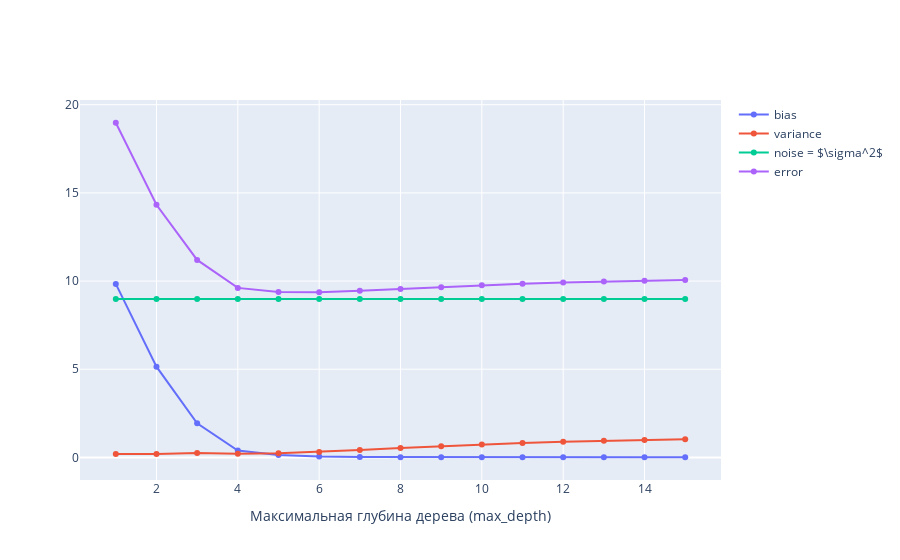

Notebook code cell kept with this figure:
### Code cell
plot_bias_variance(
    bias_variance_bagging, target_parameter_name="Tree depth",  
    target_parameter_values=bias_variance_bagging.apply(lambda r: r.parameters["max_depth"], axis=1)
)

### Figure 1 — Plotly figure (JSON) as saved in the notebook; plotly's stock layout.template omitted (floating-point values rounded to 4 significant figures)
{"data": [{"mode": "markers+lines", "name": "bias", "type": "scatter", "x": [1, 2, 3, 4, 5, 6, 7, 8, 9, 10, 11, 12, 13, 14, 15], "y": [9.837, 5.147, 1.931, 0.3912, 0.132, 0.04308, 0.01466, 0.008747, 0.007281, 0.008259, 0.008819, 0.009519, 0.01038, 0.01099, 0.01161]}, {"mode": "markers+lines", "name": "variance", "type": "scatter", "x": [1, 2, 3, 4, 5, 6, 7, 8, 9, 10, 11, 12, 13, 14, 15], "y": [0.1966, 0.1886, 0.2523, 0.2101, 0.2292, 0.3076, 0.4157, 0.5265, 0.6308, 0.7331, 0.818, 0.8902, 0.9452, 0.9905, 1.025]}, {"mode": "markers+lines", "name": "noise = $\\sigma^2$", "type": "scatter", "x": [1, 2, 3, 4, 5, 6, 7, 8, 9, 10, 11, 12, 13, 14, 15], "y": [8.987, 8.987, 8.987, 8.987, 8.987, 8.987, 8.987, 8.987, 8.987, 8.987, 8.987, 8.987, 8.987, 8.987, 8.987]}, {"mode": "markers+lines", "name": "error", "type": "scatter", "x": [1, 2, 3, 4, 5, 6, 7, 8, 9, 10, 11, 12, 13, 14, 15], "y": [18.98, 14.32, 11.2, 9.613, 9.375, 9.367, 9.448, 9.553, 9.655, 9.76, 9.846, 9.919, 9.975, 10.02, 10.06]}], "layout": {"xaxis": {"title": {"text": "Максимальная глубина дерева (max_depth)"}}}}
